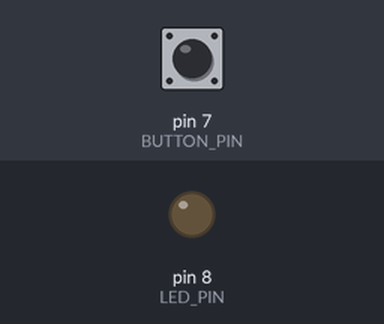
Recording of a sketch running on a simulated Arduino Uno, built with avr-gcc and run on an emulated ATmega328P. Shown: output pins drawn as LEDs (lit = HIGH). Dashed ring = blinking. The inputs (shaded band) are chosen by the test bench; at power-on: pin 7 (BUTTON_PIN) HIGH. What the sketch prints to the serial monitor is not drawn.

Above: at 1.2 s.
1.3 s: pin 7 (BUTTON_PIN) pulled LOW for 0.15 s
At 1.5 s:
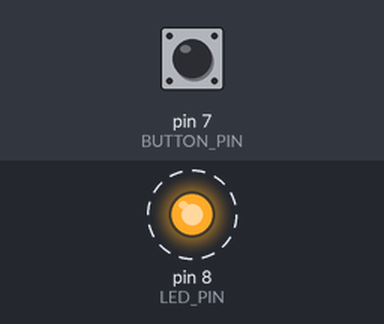
Timing chart, 0 to 10.3 s (numbered marks = the images above; inputs shaded):
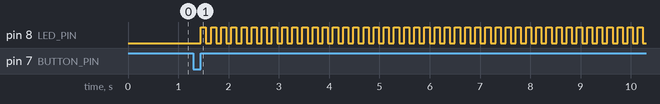

The sketch:

Button_Control_LED_Mode.ino
```cpp
#define BUTTON_PIN 7
#define LED_PIN 8
#define DATA_RATE 115200


// LED控制
unsigned long ledTime = millis();
int ledMode = 2; // LED閃爍模式 (閃爍間隔 模式1:0.1秒；模式2:1秒)
bool ledBlinkFlag = false; // LED閃爍
// 按鈕控制
unsigned long buttonTime = millis();
bool isButtonPressed = false; // 按鈕按壓


void setup()
{
  Serial.begin(DATA_RATE); // 設定序列埠監控
  pinMode(LED_PIN, OUTPUT);   // 初始化LED PIN腳為輸出
  pinMode(BUTTON_PIN, INPUT); // 初始化按鈕 PIN腳為輸入
}

void loop()
{
  blinkLedMode(ledMode); // LED閃爍模式
  scanMode(); // 掃描套用模式
}

// 掃描套用模式
void scanMode()
{
  int buttonState = digitalRead(BUTTON_PIN);
  if(buttonState == LOW) // 按下按鈕
  {
    if(isButtonPressed == false)
    {
      buttonTime = millis(); // 紀錄按下時間
      isButtonPressed = true;
    }
  }
  else if(buttonState == HIGH) // 放開按鈕
  {
    if(isButtonPressed)
    {
      unsigned long currentTime = millis();
      unsigned long duration = currentTime - buttonTime; // 按壓時間

      Serial.print("按壓時間:");
      Serial.print(duration);
      Serial.print("\n");

      // 設定LED模式
      if(duration <= 3000)
      {
        ledMode = 1;
      }
      else
      {
        ledMode = 2;
      }
      isButtonPressed = false;
    }
  }
}

// LED 閃爍模式
void blinkLedMode(int mode)
{
  if(mode == 1)
  {
    blinkLed(100); // 0.1秒閃一下
  }
  if(mode == 2)
  {
    blinkLed(1000); // 1秒閃一下
  }
}

// LED閃爍
void blinkLed(int millisecond)
{
  unsigned long currentTime = millis();
  unsigned long interval = currentTime - ledTime; // 間隔時間
  if(interval > millisecond)
  {
    ledTime = currentTime; // 更新LED時間
    if(ledBlinkFlag)
    {
      digitalWrite(LED_PIN, HIGH);
      ledBlinkFlag = false;
    }
    else
    {
      digitalWrite(LED_PIN, LOW);
      ledBlinkFlag = true;
    }
  }
}
```

Measured:
- after the input at 1.3 s, pin 8 (LED_PIN): alternates HIGH for 0.10 s and LOW for 0.10 s, starting after 0.15 s
